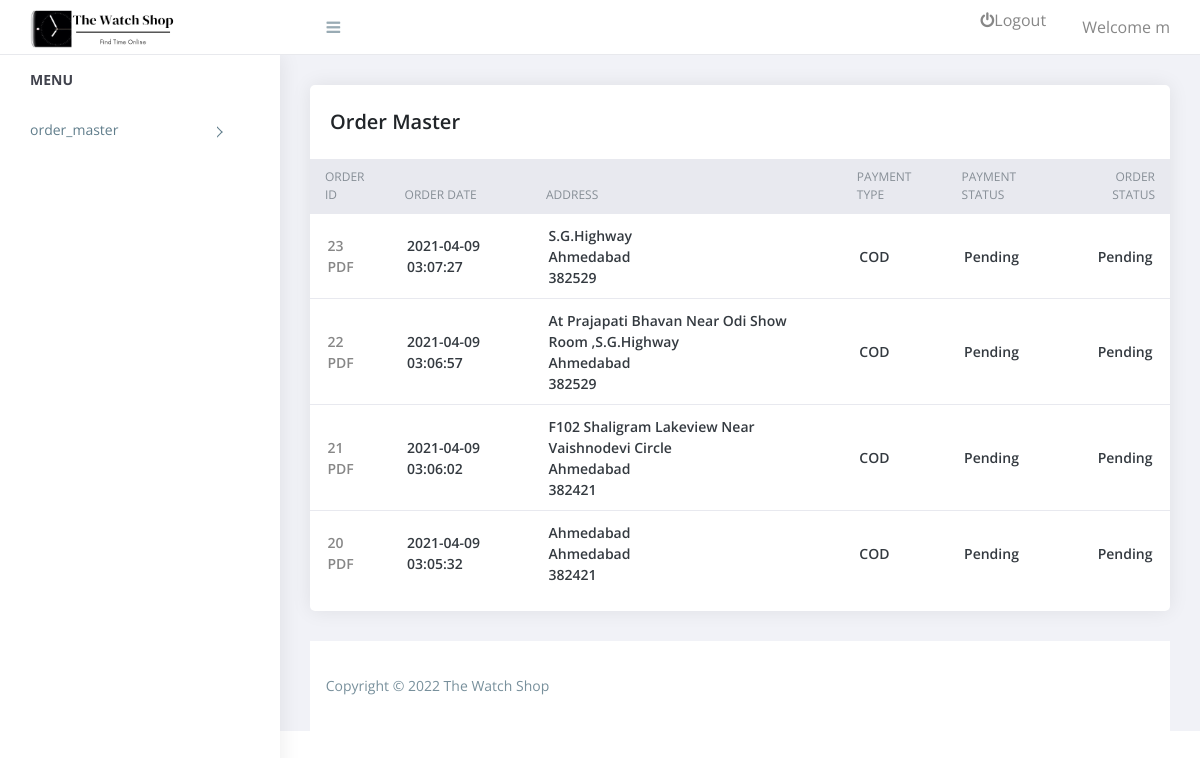
The page /admin/order_master.php (signed in) on the database its author committed.
### tables this page shows
CREATE TABLE `order` (
  `id` int(11) NOT NULL,
  `user_id` int(11) NOT NULL,
  `address` varchar(250) NOT NULL,
  `city` varchar(50) NOT NULL,
  `pincode` int(11) NOT NULL,
  `payment_type` varchar(20) NOT NULL,
  `total_price` float NOT NULL,
  `payment_status` varchar(20) NOT NULL,
  `order_status` int(11) NOT NULL,
  `txnid` varchar(20) NOT NULL,
  `mihpayid` varchar(20) DEFAULT NULL,
  `ship_order_id` int(11) NOT NULL,
  `ship_shipment_id` int(11) NOT NULL,
  `payu_status` varchar(10) NOT NULL,
  `coupon_id` int(11) NOT NULL,
  `coupon_value` int(11) NOT NULL,
  `coupon_code` varchar(50) NOT NULL,
  `added_on` datetime NOT NULL
);

CREATE TABLE `order_status` (
  `id` int(11) NOT NULL,
  `name` varchar(32) NOT NULL
);

### admin/order_master.php (the view)
<?php
require('top.inc.php');
?>
<div class="content pb-0">
	<div class="orders">
	   <div class="row">
		  <div class="col-xl-12">
			 <div class="card">
				<div class="card-body">
				   <h4 class="box-title">Order Master </h4>
				</div>
				<div class="card-body--">
				   <div class="table-stats order-table ov-h">
					  <table class="table">
							<thead>
								<tr>
									<th class="product-thumbnail">Order ID</th>
									<th class="product-name"><span class="nobr">Order Date</span></th>
									<th class="product-price"><span class="nobr"> Address </span></th>
									<th class="product-stock-stauts"><span class="nobr"> Payment Type </span></th>
									<th class="product-stock-stauts"><span class="nobr"> Payment Status </span></th>
									<th class="product-stock-stauts"><span class="nobr"> Order Status </span></th>
								</tr>
							</thead>
							<tbody>
								<?php
								$res=mysqli_query($con,"select `order`.*,order_status.name as order_status_str from `order`,order_status where order_status.id=`order`.order_status order by `order`.id desc");
								while($row=mysqli_fetch_assoc($res)){
								?>
								<tr>
									<td class="product-add-to-cart"><a href="order_master_detail.php?id=<?php echo $row['id']?>"> <?php echo $row['id']?></a><br/>
									<a href="../order_pdf.php?id=<?php echo $row['id']?>">PDF</a></td>
									<td class="product-name"><?php echo $row['added_on']?></td>
									<td class="product-name">
									<?php echo $row['address']?><br/>
									<?php echo $row['city']?><br/>
									<?php echo $row['pincode']?>
									</td>
									<td class="product-name"><?php echo $row['payment_type']?></td>
									<td class="product-name"><?php echo $row['payment_status']?></td>
									<td class="product-name"><?php echo $row['order_status_str']?></td>
								</tr>
								<?php } ?>
							</tbody>
						</table>
				   </div>
				</div>
			 </div>
		  </div>
	   </div>
	</div>
</div>
<?php
require('footer.inc.php');
?>

### admin/assets/css/style.css (style rules this page uses)
body { display: table; font-family: open sans, sans-serif; font-size: 16px; width: 100% }
a, button { text-decoration: none; outline: none!important; color: #878787; -webkit-transition: all .25s ease; transition: all .25s ease }
h1, h2, h3, h4, h5, h6 { margin: 0 }
.pb-0 { padding-bottom: 0 }
.ov-h { overflow: hidden }
.order-table { position: relative }
.order-table:after, .order-table:before { content: ""; position: absolute; top: 0; height: 37px; width: 10px; background: #e8e9ef }
.order-table:after { right: -1px }
.order-table:before { left: -1px }
.order-table tr th { background: #e8e9ef }
.order-table tr td:last-child, .order-table tr th:last-child { text-align: right }
.order-table tr:last-child td { border: none }
.content { float: left; padding: 1.875em; width: 100% }
.card { margin-bottom: 1.875em; border-radius: 5px; padding: 0; border: 0 solid transparent; -webkit-box-shadow: 0 0 20px rgba(0, 0, 0, .08); box-shadow: 0 0 20px rgba(0, 0, 0, .08) }
.card .box-title { font-weight: 600; font-size: 20px; padding: 5px 0 }
.card .card-body { float: left; padding: 1.25em; position: relative; width: 100% }
.card h4 { font-size: 1.1rem }
.table-stats table { font-family: open sans }
.table-stats table th, .table-stats table td { border: none; border-bottom: 1px solid #e8e9ef; color: #868e96; font-size: 12px; font-weight: 400; padding: .75em 1.25em; text-transform: uppercase }
.table-stats table td { color: #343a40; font-size: 14px; font-weight: 600; text-transform: capitalize; vertical-align: middle }
@media (max-width:1368px) { .card-body { padding: 15px } }

### rows shown on the page
order: id "23", added_on "2021-04-09 03:07:27", address "S.G.Highway", city "Ahmedabad", pincode "382529", payment_type "COD", payment_status "Pending", order_status.name "Pending"
order: id "22", added_on "2021-04-09 03:06:57", address "At Prajapati Bhavan Near Odi Show Room ,S.G.Highway", city "Ahmedabad", pincode "382529", payment_type "COD", payment_status "Pending", order_status.name "Pending"
order: id "21", added_on "2021-04-09 03:06:02", address "F102 Shaligram Lakeview Near Vaishnodevi Circle", city "Ahmedabad", pincode "382421", payment_type "COD", payment_status "Pending", order_status.name "Pending"
order: id "20", added_on "2021-04-09 03:05:32", address "Ahmedabad", city "Ahmedabad", pincode "382421", payment_type "COD", payment_status "Pending", order_status.name "Pending"

### other values the page prints
$_SESSION['ADMIN_USERNAME'] "m"
